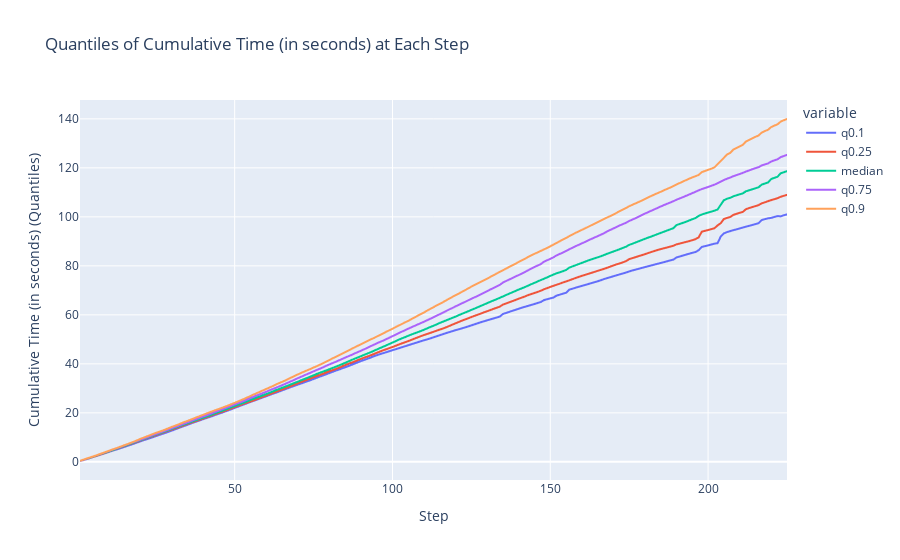

Source (notebook cell):
### Code cell
# Compute the cumulative time for each episode
df['cumulative_time'] = df.groupby('episode')['time_step_seconds'].cumsum()
# Calculate the quantiles for 'cumulative_reward' at each 'step'
quantiles = df.groupby('step')['cumulative_time'].quantile([0.1, 0.25, 0.5, 0.75, 0.9]).unstack().reset_index()

# Rename columns for clarity
quantiles.columns = ['step', 'q0.1', 'q0.25', 'median', 'q0.75', 'q0.9']

# Create the plot
fig = px.line(quantiles, x='step', y=['q0.1', 'q0.25', 'median', 'q0.75', 'q0.9'],
              labels={'step': 'Step', 'value': 'Cumulative Time (in seconds) (Quantiles)'},
              title='Quantiles of Cumulative Time (in seconds) at Each Step')

# Show the plot
fig.show()

### Figure 1 — Plotly figure (JSON) as saved in the notebook; plotly's stock layout.template omitted (floating-point values rounded to 4 significant figures; data arrays with more than 128 entries replaced by an {"elided": "..."} marker saying what was removed)
{"data": [{"hovertemplate": "variable=q0.1<br>Step=%{x}<br>Cumulative Time (in seconds) (Quantiles)=%{y}<extra></extra>", "legendgroup": "q0.1", "line": {"color": "#636efa", "dash": "solid"}, "marker": {"symbol": "circle"}, "mode": "lines", "name": "q0.1", "showlegend": true, "type": "scattergl", "x": {"elided": "225 float values"}, "xaxis": "x", "y": {"elided": "225 float values"}, "yaxis": "y"}, {"hovertemplate": "variable=q0.25<br>Step=%{x}<br>Cumulative Time (in seconds) (Quantiles)=%{y}<extra></extra>", "legendgroup": "q0.25", "line": {"color": "#EF553B", "dash": "solid"}, "marker": {"symbol": "circle"}, "mode": "lines", "name": "q0.25", "showlegend": true, "type": "scattergl", "x": {"elided": "225 float values"}, "xaxis": "x", "y": {"elided": "225 float values"}, "yaxis": "y"}, {"hovertemplate": "variable=median<br>Step=%{x}<br>Cumulative Time (in seconds) (Quantiles)=%{y}<extra></extra>", "legendgroup": "median", "line": {"color": "#00cc96", "dash": "solid"}, "marker": {"symbol": "circle"}, "mode": "lines", "name": "median", "showlegend": true, "type": "scattergl", "x": {"elided": "225 float values"}, "xaxis": "x", "y": {"elided": "225 float values"}, "yaxis": "y"}, {"hovertemplate": "variable=q0.75<br>Step=%{x}<br>Cumulative Time (in seconds) (Quantiles)=%{y}<extra></extra>", "legendgroup": "q0.75", "line": {"color": "#ab63fa", "dash": "solid"}, "marker": {"symbol": "circle"}, "mode": "lines", "name": "q0.75", "showlegend": true, "type": "scattergl", "x": {"elided": "225 float values"}, "xaxis": "x", "y": {"elided": "225 float values"}, "yaxis": "y"}, {"hovertemplate": "variable=q0.9<br>Step=%{x}<br>Cumulative Time (in seconds) (Quantiles)=%{y}<extra></extra>", "legendgroup": "q0.9", "line": {"color": "#FFA15A", "dash": "solid"}, "marker": {"symbol": "circle"}, "mode": "lines", "name": "q0.9", "showlegend": true, "type": "scattergl", "x": {"elided": "225 float values"}, "xaxis": "x", "y": {"elided": "225 float values"}, "yaxis": "y"}], "layout": {"legend": {"title": {"text": "variable"}, "tracegroupgap": 0}, "title": {"text": "Quantiles of Cumulative Time (in seconds) at Each Step"}, "xaxis": {"anchor": "y", "domain": [0, 1], "title": {"text": "Step"}}, "yaxis": {"anchor": "x", "domain": [0, 1], "title": {"text": "Cumulative Time (in seconds) (Quantiles)"}}}}
